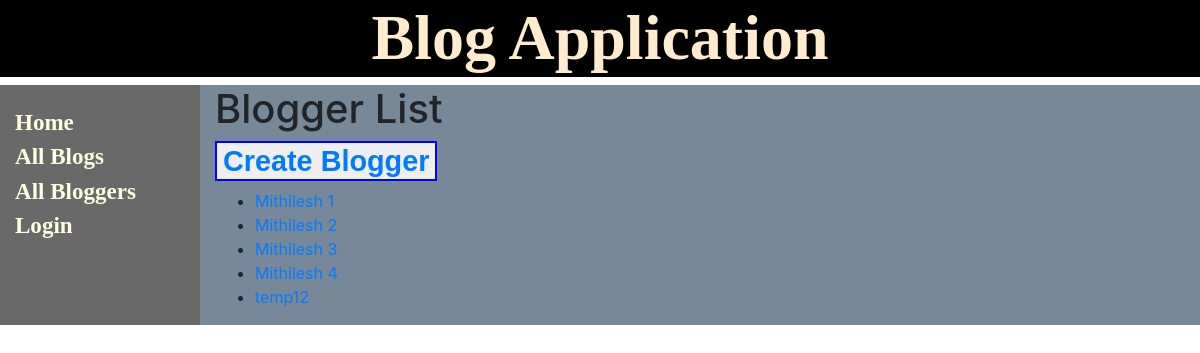
/blog/bloggers/, run on the app's committed database.
### blog/models.py (models this page shows, shortened)
class Blogger(models.Model):
    name = models.CharField(max_length=200, null=False, blank=False)
    bio = models.CharField(max_length=500, null=False, blank=False)
    def get_absolute_url(self):
        return reverse('blogger-detail', args=[str(self.id)])

### blog/views.py (the view)
# urls.py: path('bloggers/', views.BloggerListView.as_view(), name='bloggers'),
class BloggerListView(generic.ListView):
    model = Blogger

### blog/templates/blog/blogger_list.html
{% extends "base_generic.html" %}
{% block content %}
  <h1>Blogger List</h1>
  <h4><button class="mybutton"><a href="{% url 'create-blogger' %}">Create Blogger</a></button></h4>
  {% if blogger_list %}
  <ul>
    {% for blogger in blogger_list %}
      <li>
        <a href="{{ blogger.get_absolute_url }}">{{ blogger.name }}</a>
      </li>
    {% endfor %}
  </ul>
  {% else %}
    <p>There are no blogger now.</p>
  {% endif %}
{% endblock %}

### blog/static/css/styles.css (style rules this page uses)
a { text-decoration: none !important; }
.mybutton { font-family: sans-serif; font-weight: bolder; font-size: larger; color: lightyellow; text-decoration: none; border: 2px solid blue; }

### data on the page
Blogger: name "Mithilesh 1"
Blogger: name "Mithilesh 2"
Blogger: name "Mithilesh 3"
Blogger: name "Mithilesh 4"
Blogger: name "temp12"
